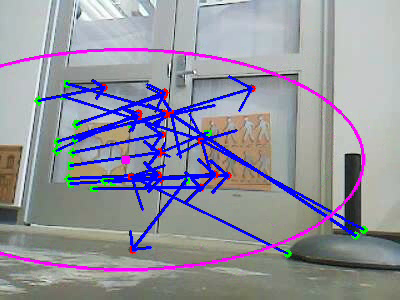
#> input picture frame 14 of WallFollowing_Corner/carrot.mp4, 400 x 300 px, given in place of corner.mp4, which was not available
$ python save.py
#> lines starting #> are read from the running program, lines starting #| are printed output that depends on the picture; pictures that were not available may be replaced by others from this repository, and a replacement may not be noted
import cv2
import numpy as np

MAX_FRAMES = 2000  # large numbers will cover the whole video
INTERVAL = 10 # 13 frames per inverval
MAX_MATCH_DISTANCE = 40  # match threshold

# Create an ORB object and detect keypoints and descriptors in the template
orb = cv2.ORB_create(nfeatures=1000)
# Create a brute-force matcher object
bf = cv2.BFMatcher(cv2.NORM_HAMMING, crossCheck=True)

VIDEO = "corner.mp4"


def extract_keypoints(video):
    # Create a VideoCapture object to read the video file
#> called with video = 'corner.mp4'
    cap = cv2.VideoCapture(video)
    # Extract all keypoints and descriptors by frame
    frame_kpt, frame_des = [], []
    video_frames = []
    k = 0
    # Loop through the video frames
    while cap.isOpened() and k < MAX_FRAMES + 1:
        # Read a frame from the video
        ret, frame = cap.read()
#> frame is the input picture: shape (300, 400, 3); mean B, G, R 158.8, 145.8, 146.5
        # Check if the frame was successfully read
        if not ret: continue
        gray = cv2.cvtColor(frame, cv2.COLOR_BGR2GRAY)
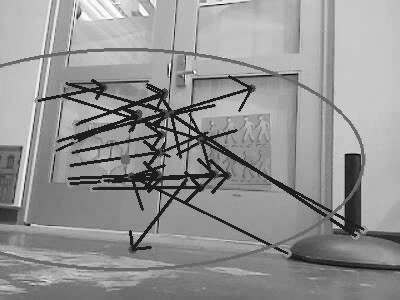
#> gray: shape (300, 400); min 0, max 255, mean 147.5
        kpt, des = orb.detectAndCompute(gray, None)
#> kpt = 988 keypoints; strongest (x, y, size): (163, 125, 31), (189, 115, 31), (104, 112, 31), (162, 124, 37.2)
        if des is None:
            print("No keypoints/descriptors in frame ", k)
            continue
        print("Frame", k)
        frame_kpt.append(kpt)
        frame_des.append(des)
        video_frames.append(frame)
        k += 1
        # Wait for Esc key to stop
        if cv2.waitKey(1) == 27:
            # De-allocate any associated memory usage
#> (key Esc is pressed here)
            cv2.destroyAllWindows()
            cap.release()
            break
    cap.release()
    return frame_kpt, frame_des, video_frames


# [85 lines left out: functions save_kpt_des, analyze_kpt_des, not called in this run]


if __name__ == "__main__":
    frame_kpt, frame_des, frames = extract_keypoints(VIDEO)
#> frame_kpt = 1 item; frame_des = 1 item; frames = 1 item
    for i in range(int(len(frames)/INTERVAL)):
        print("Interval", i+1)
        analyze_kpt_des(frames, frame_kpt, frame_des, "side_demo_kpt_des/side_demo_kpt_des%d.yml"%(i+1), "side_demo/side_demo%d.mp4"%(i+1))
        frames = frames[-(len(frames)-INTERVAL):]
        frame_kpt = frame_kpt[-(len(frame_kpt)-INTERVAL):]
        frame_des = frame_des[-(len(frame_des)-INTERVAL):]
#> this loop made 0 passes

$ run again, starting later in the video
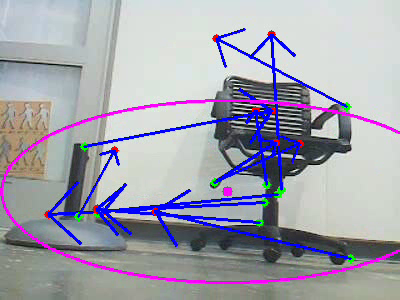
#> input picture frame 66 of WallFollowing_Corner/carrot.mp4, 400 x 300 px, given in place of corner.mp4, which was not available
#> in extract_keypoints, frame is the input picture: shape (300, 400, 3); mean B, G, R 173.5, 161.7, 162
#> in extract_keypoints, `gray = cv2.cvtColor(frame, cv2.COLOR_BGR2GRAY)`:
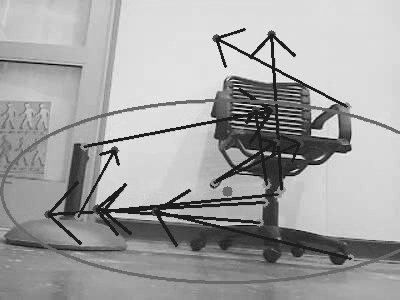
#> gray: shape (300, 400); min 0, max 254, mean 163.1
#> kpt = 973 keypoints; strongest (x, y, size): (268, 41, 31), (276, 72, 31), (256, 55, 37.2), (256, 56, 31)
#> frame_kpt = 1 item

$ run again, starting later in the video
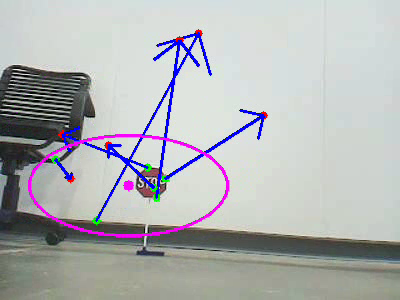
#> input picture frame 117 of WallFollowing_Corner/carrot.mp4, 400 x 300 px, given in place of corner.mp4, which was not available
#> in extract_keypoints, frame is the input picture: shape (300, 400, 3); mean B, G, R 180.3, 178.5, 177
#> in extract_keypoints, `gray = cv2.cvtColor(frame, cv2.COLOR_BGR2GRAY)`:
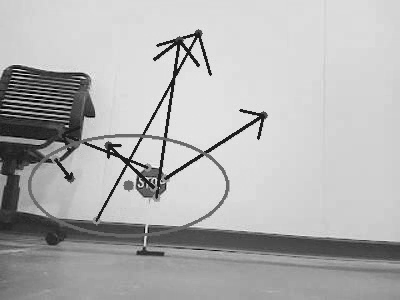
#> gray: shape (300, 400); min 0, max 254, mean 178.2
#> kpt = 981 keypoints; strongest (x, y, size): (188, 56, 31), (188, 46, 31), (197, 40, 31), (174, 46, 31)
#> frame_kpt = 1 item
